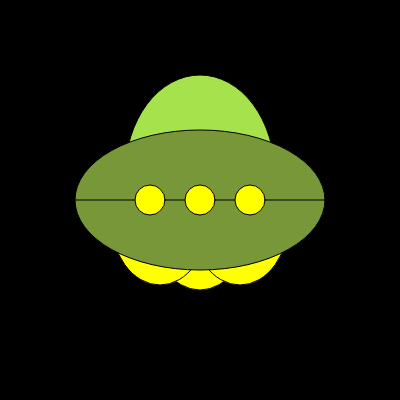
Frame 1 (no input)
Frame 60 (no input): identical to frame 1, image omitted
Frame 120 (the mouse pressed at the canvas centre since frame 60): identical to frame 1, image omitted

The p5.js sketch that drew this single still picture (run headless with seeded random() and noise() and a simulated clock; from frame 60 on, the mouse is pressed at the canvas centre):

// p5.js sketch
// ── sketch.js
function setup() {
  createCanvas(400, 400);
}


//position of the spaceship
var x = 200; 
var y = 200;
var shipHeight = 200
var shipWidth = 200

//create a variable to control the ship's lights 
  //Now if I want to change it, i only have to change 1 variable instead of 6
     //also shifts the objects simultaneously to retain relative orientation
var shipLightsSize = 30; 

  
 
draw = function() {
  // all lines of code inside here will be run repeatedly
  
background(0,0,0);
  
  
//spaceship cockpit 
fill(166,226,75)
ellipse(x,y-25, shipWidth-50, shipHeight);
  
//spaceshipbottom
fill(255,255,0)
ellipse(x,y+20, shipWidth-100, shipHeight-60);
ellipse(x-40,y+15, shipWidth-100, shipHeight-60)
ellipse(x+40,y+15, shipWidth-100, shipHeight-60)
  
//spaceship body
fill(119,151,56)
ellipse(x,y,shipWidth+50, shipHeight-60);

fill(255,0,0)
//line(x1, y1, x2, y2) --> ccoordinates for each end point
line(x-125, y, x+125, y)
  
//spaceship lights 
fill(255,255,0)
ellipse(x-50,y, shipLightsSize,shipLightsSize);
ellipse(x,y,shipLightsSize,shipLightsSize);
ellipse(x+50,y, shipLightsSize,shipLightsSize);
  
//to change position for movement
//for speed increase or decrease x 
//for direction, use (-) for R to L
// x = x+5; 

};
